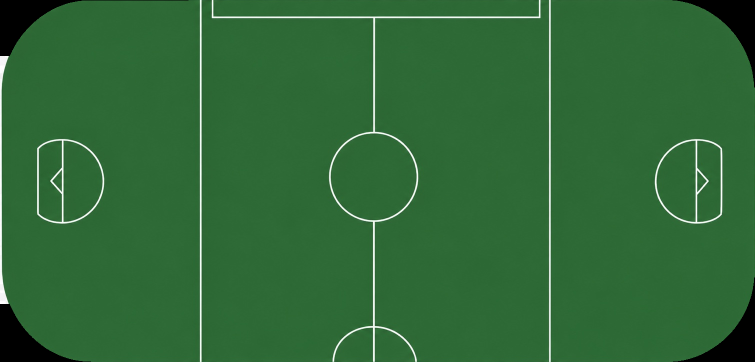
#> input picture assets/field_templates/nll_field_topdown.png, 1509 x 724 px (shown at 1/2 size)
$ python -i run_track_quality_filter_smoke.py   (imports and definitions only)   (older library calls are emulated)
#> lines starting #> are read from the running program, lines starting #| are printed output that depends on the picture
#!/usr/bin/env python3
"""Conservative smoke-stage track quality and referee/non-player filtering."""

import argparse
import csv
import json
import math
import sys
from pathlib import Path

import cv2
import numpy as np
from PIL import Image, ImageDraw, ImageFont

PROJECT_ROOT = Path(__file__).resolve().parents[1]
sys.path.insert(0, str(PROJECT_ROOT))

from render_side_by_side_field_tracking_smoke import blend_static_heatmap, compose_frame, draw_field_panel, group_points, load_tracking_frames, write_gif
from run_heatmap_smoke import save_heatmap_images

KNOWN_LIMITATIONS = [
    "This is a smoke-stage heuristic filter, not a trained classifier.",
    "Manual homography is approximate.",
    "Player foot points are noisy.",
    "Tracking IDs may still switch.",
    "Referee appearance detection uses crude color/stripe cues.",
    "Rejected and uncertain tracks are preserved in metadata; raw track data is not deleted.",
]
LABELS = {"likely_player", "likely_referee", "likely_non_player", "low_quality", "uncertain"}
REJECT_LABELS = {"likely_referee", "likely_non_player", "low_quality"}
COLORS = [
    (31, 119, 180),
    (255, 127, 14),
    (44, 160, 44),
    (214, 39, 40),
    (148, 103, 189),
    (140, 86, 75),
    (227, 119, 194),
    (127, 127, 127),
    (188, 189, 34),
    (23, 190, 207),
]


# [21 lines left out: function parse_args, not called in this run]


def load_json(path):
    return json.loads(path.read_text(encoding="utf-8"))


def write_json(path, payload):
    path.parent.mkdir(parents=True, exist_ok=True)
    path.write_text(json.dumps(payload, indent=2, sort_keys=True) + "\n", encoding="utf-8")


# [5 lines left out: function project_path, not called in this run]


def color_for(track_id):
    return COLORS[(int(track_id) - 1) % len(COLORS)]


# [44 lines left out: functions group_detections, group_projected, bbox_area, point_xy, projected_xy, distances, not called in this run]


def safe_mean(values):
    values = [v for v in values if v is not None]
    return float(np.mean(values)) if values else None


def safe_var(values):
    values = [v for v in values if v is not None]
    return float(np.var(values)) if values else None


def best_detection(detections):
    return max(detections, key=lambda det: bbox_area(det.get("bbox_2d")) or 0.0)


# [30 lines left out: functions load_frame_from_detection, crop_detection, not called in this run]


def crop_stats(path):
    if not path or not Path(path).exists():
        return None
    image = cv2.imread(str(path))
#> image is the input picture: shape (724, 1509, 3); mean B, G, R 55.1, 104.7, 47.5
    if image is None:
        return None
    hsv = cv2.cvtColor(image, cv2.COLOR_BGR2HSV)
#> hsv: shape (724, 1509, 3); mean H, S, V 62.4, 138.7, 104.8
    gray = cv2.cvtColor(image, cv2.COLOR_BGR2GRAY)
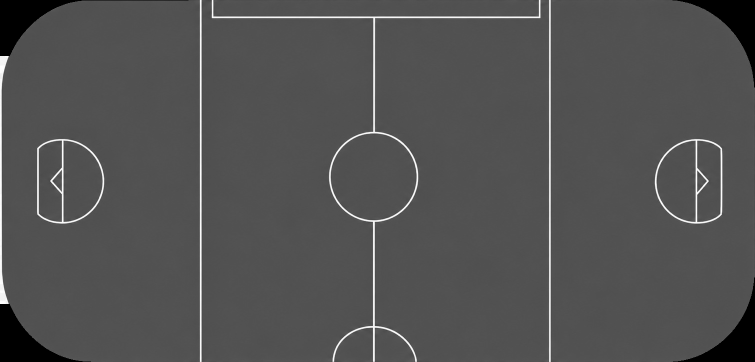
#> gray: shape (724, 1509) (shown at 1/2 size); min 0, max 255, mean 81.8
    sat = hsv[..., 1].astype(np.float32)
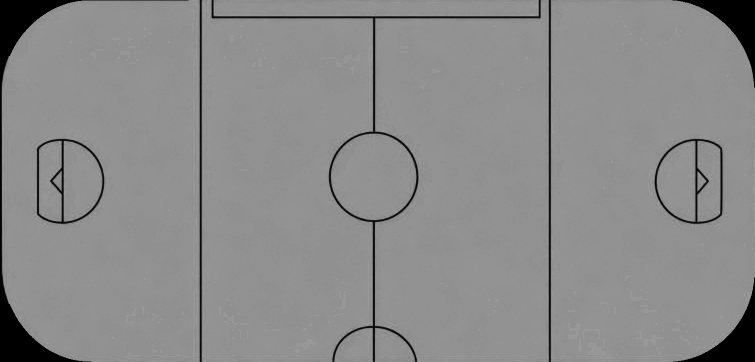
#> sat: shape (724, 1509) float32 (shown at 1/2 size); min 0, max 172, mean 138.7
    val = hsv[..., 2].astype(np.float32)
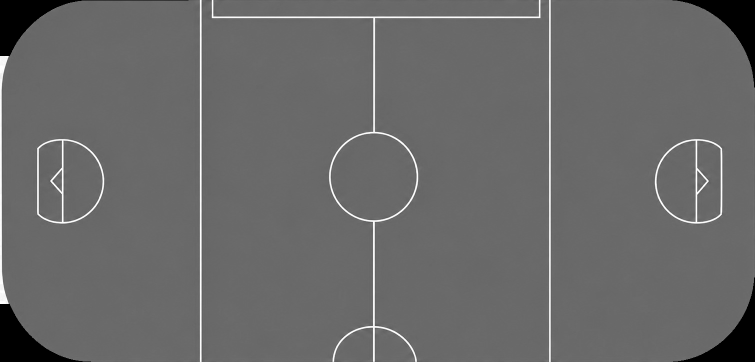
#> val: shape (724, 1509) float32 (shown at 1/2 size); min 0, max 255, mean 104.8
    mean_sat = float(np.mean(sat))
#> mean_sat = 138.7
    median_sat = float(np.median(sat))
#> median_sat = 146
    low_sat_fraction = float(np.mean(sat < 45.0))
#> low_sat_fraction = 0.0438
    high_sat_fraction = float(np.mean(sat > 95.0))
#> high_sat_fraction = 0.95
    dark_fraction = float(np.mean(val < 70.0))
#> dark_fraction = 0.0267
    bright_gray_fraction = float(np.mean((val > 155.0) & (sat < 70.0)))
#> bright_gray_fraction = 0.0188
    gray_fraction = float(np.mean(sat < 35.0))
#> gray_fraction = 0.0428
    grayscale_std = float(np.std(gray))
#> grayscale_std = 24.62
    # Crude stripe cue: low-saturation crop with both dark and bright/gray content plus contrast.
    stripe_score = float(min(1.0, 0.40 * low_sat_fraction + 0.30 * min(1.0, dark_fraction / 0.22) + 0.30 * min(1.0, bright_gray_fraction / 0.26)))
#> stripe_score = 0.0756
    if grayscale_std < 38.0:
        stripe_score *= 0.65
#> stripe_score = 0.0492
    sharpness = float(cv2.Laplacian(gray, cv2.CV_64F).var())
#> sharpness = 246.6
    return {
        "mean_saturation": mean_sat,
        "median_saturation": median_sat,
        "low_saturation_fraction": low_sat_fraction,
        "high_saturation_fraction": high_sat_fraction,
        "dark_fraction": dark_fraction,
        "bright_gray_fraction": bright_gray_fraction,
        "gray_fraction": gray_fraction,
        "grayscale_std": grayscale_std,
        "stripe_score": stripe_score,
        "sharpness": sharpness,
        "width": int(image.shape[1]),
        "height": int(image.shape[0]),
    }


def existing_best_crop(track_id, crop_root):
    path = crop_root / "track_{:03d}".format(track_id) / "best_crop.png"
    return str(path) if path.exists() else None


# [328 lines left out: functions edge_fraction, score_track, draw_review_sheet, write_csv, cleaned_heatmap, render_clean_side_by_side and 1 more, not called in this run]


# [2 lines not run here, left out]

>>> result = crop_stats('../assets/field_templates/nll_field_topdown.png')
#> result = 12 items
